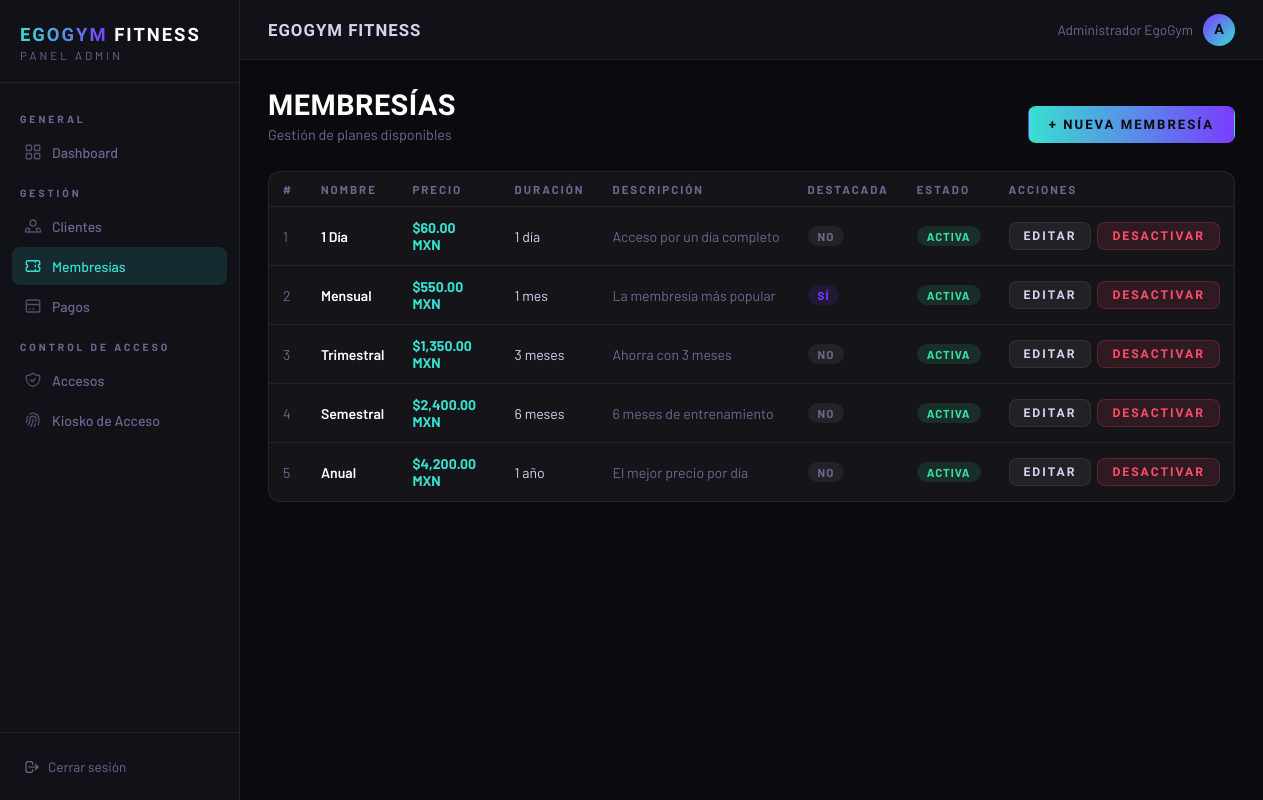
Page /sistema/admin/membresias.php (signed in) on the committed database.
### tables this page shows
CREATE TABLE IF NOT EXISTS membresias (
  id              INT UNSIGNED  NOT NULL AUTO_INCREMENT,
  nombre          VARCHAR(100)  NOT NULL,
  precio          DECIMAL(10,2) NOT NULL,
  duracion_dias   INT UNSIGNED  NOT NULL COMMENT 'días que dura la membresía',
  descripcion     TEXT          DEFAULT NULL,
  beneficios      TEXT          DEFAULT NULL COMMENT 'JSON array de bullets',
  activa          TINYINT(1)    NOT NULL DEFAULT 1,
  destacada       TINYINT(1)    NOT NULL DEFAULT 0 COMMENT 'aparece como recomendada',
  stripe_price_id VARCHAR(100)  DEFAULT NULL COMMENT 'precio en Stripe (opcional)',
  created_at      DATETIME      NOT NULL DEFAULT CURRENT_TIMESTAMP,
  PRIMARY KEY (id)
);

### sistema/includes/functions.php (called while the page is built, shortened)
<?php
function db(): PDO {
    static $pdo = null;
    if ($pdo === null) {
        $dsn = sprintf(
            'mysql:host=%s;port=%s;dbname=%s;charset=%s',
            DB_HOST, DB_PORT, DB_NAME, DB_CHARSET
        );
        $options = [
            PDO::ATTR_ERRMODE            => PDO::ERRMODE_EXCEPTION,
            PDO::ATTR_DEFAULT_FETCH_MODE => PDO::FETCH_ASSOC,
            PDO::ATTR_EMULATE_PREPARES   => false,
        ];
        try {
            $pdo = new PDO($dsn, DB_USER, DB_PASS, $options);
        } catch (PDOException $e) {
            http_response_code(500);
            die('Error de conexión a la base de datos.');
        }
    }
    return $pdo;
}
function h(string $s): string {
    return htmlspecialchars($s, ENT_QUOTES | ENT_SUBSTITUTE, 'UTF-8');
}
function csrf_token(): string {
    return $_SESSION['csrf_token'];
}
function fmt_precio(float $monto): string {
    return '$' . number_format($monto, 2) . ' MXN';
}
function dias_texto(int $dias): string {
    return match(true) {
        $dias === 1   => '1 día',
        $dias <= 7    => $dias . ' días',
        $dias <= 31   => '1 mes',
        $dias <= 92   => '3 meses',
        $dias <= 186  => '6 meses',
        $dias <= 366  => '1 año',
        default       => $dias . ' días',
    };
}

### sistema/admin/membresias.php (the view, shortened to what this page needs)
<?php
require_once __DIR__ . '/../includes/functions.php';
$membresias = db()->query("SELECT * FROM membresias ORDER BY precio ASC")->fetchAll();
?>
<!DOCTYPE html>
<html lang="es">
<head>
<link rel="stylesheet" href="../assets/css/sistema.css"/>
</head>
<body>
<div class="shell">
  <?php include __DIR__ . '/partials/sidebar.php'; ?>
  <div class="main">
    <?php include __DIR__ . '/partials/topbar.php'; ?>
    <div class="content">
      <div class="page-header" style="display:flex;justify-content:space-between;align-items:flex-end;flex-wrap:wrap;gap:12px">
        <div>
          <h1>Membresías</h1>
          <p>Gestión de planes disponibles</p>
        </div>
        <a href="membresia_form.php" class="btn btn-primary">+ Nueva membresía</a>
      </div>
      <div class="card">
        <div class="table-wrap">
          <table>
            <thead>
              <tr>
                <th>#</th>
                <th>Nombre</th>
                <th>Precio</th>
                <th>Duración</th>
                <th>Descripción</th>
                <th>Destacada</th>
                <th>Estado</th>
                <th>Acciones</th>
              </tr>
            </thead>
            <tbody>
              <?php foreach ($membresias as $m): ?>
                <tr>
                  <td style="color:var(--muted)"><?= $m['id'] ?></td>
                  <td style="font-weight:600;color:var(--white)"><?= h($m['nombre']) ?></td>
                  <td style="color:var(--tq);font-weight:700"><?= fmt_precio((float)$m['precio']) ?></td>
                  <td><?= h(dias_texto((int)$m['duracion_dias'])) ?></td>
                  <td style="max-width:200px;white-space:nowrap;overflow:hidden;text-overflow:ellipsis;color:var(--muted)">
                    <?= h($m['descripcion'] ?? '—') ?>
                  </td>
                  <td>
                    <?= $m['destacada'] ? '<span class="badge badge-pu">Sí</span>' : '<span class="badge badge-muted">No</span>' ?>
                  </td>
                  <td>
                    <?= $m['activa']
                      ? '<span class="badge badge-success">Activa</span>'
                      : '<span class="badge badge-danger">Inactiva</span>'
                    ?>
                  </td>
                  <td>
                    <div style="display:flex;gap:6px">
                      <a href="membresia_form.php?id=<?= $m['id'] ?>" class="btn btn-ghost btn-sm">Editar</a>
                      <a href="membresias.php?toggle=<?= $m['id'] ?>&csrf=<?= h(csrf_token()) ?>"
                         class="btn btn-sm <?= $m['activa'] ? 'btn-danger' : 'btn-outline' ?>"
                         onclick="return confirm('¿Confirmar cambio de estado?')">
                        <?= $m['activa'] ? 'Desactivar' : 'Activar' ?>
                      </a>
                    </div>
                  </td>
                </tr>
              <?php endforeach; ?>
            </tbody>
          </table>
        </div>
      </div>
    </div>
  </div>
</div>
</body>
</html>

### sistema/admin/partials/sidebar.php (shortened to what this page needs)
<?php
$current = basename($_SERVER['PHP_SELF']);
?>
<aside class="sidebar" id="sidebar">
  <div class="sidebar-logo">
      <a href="<?= APP_URL ?>/../../index.php"><em>EGOGYM</em> FITNESS</a>
    <span>Panel Admin</span>
  </div>
  <nav class="sidebar-nav">
    <span class="nav-section">General</span>
    <a href="dashboard.php" class="<?= $current === 'dashboard.php' ? 'active' : '' ?>">
      <svg class="icon" fill="none" viewBox="0 0 24 24" stroke="currentColor" stroke-width="1.8"><rect x="3" y="3" width="7" height="7" rx="1"/><rect x="14" y="3" width="7" height="7" rx="1"/><rect x="3" y="14" width="7" height="7" rx="1"/><rect x="14" y="14" width="7" height="7" rx="1"/></svg>
      Dashboard
    </a>
    <span class="nav-section">Gestión</span>
    <a href="clientes.php" class="<?= in_array($current, ['clientes.php','cliente_form.php','cliente_detalle.php','asignar_plan.php']) ? 'active' : '' ?>">
      <svg class="icon" fill="none" viewBox="0 0 24 24" stroke="currentColor" stroke-width="1.8"><path stroke-linecap="round" stroke-linejoin="round" d="M17 20h5v-2a3 3 0 00-5.356-1.857M17 20H7m10 0v-2c0-.768-.293-1.47-.773-2M7 20H2v-2a3 3 0 015.356-1.857M7 20v-2c0-.768.293-1.47.773-2M12 12a4 4 0 100-8 4 4 0 000 8z"/></svg>
      Clientes
    </a>
    <a href="membresias.php" class="<?= in_array($current, ['membresias.php','membresia_form.php']) ? 'active' : '' ?>">
      <svg class="icon" fill="none" viewBox="0 0 24 24" stroke="currentColor" stroke-width="1.8"><path stroke-linecap="round" stroke-linejoin="round" d="M15 5v2m0 4v2m0 4v2M5 5a2 2 0 00-2 2v3a2 2 0 110 4v3a2 2 0 002 2h14a2 2 0 002-2v-3a2 2 0 110-4V7a2 2 0 00-2-2H5z"/></svg>
      Membresías
    </a>
    <a href="pagos.php" class="<?= $current === 'pagos.php' ? 'active' : '' ?>">
      <svg class="icon" fill="none" viewBox="0 0 24 24" stroke="currentColor" stroke-width="1.8"><path stroke-linecap="round" stroke-linejoin="round" d="M3 10h18M7 16h1m4 0h1M5 20h14a2 2 0 002-2V6a2 2 0 00-2-2H5a2 2 0 00-2 2v12a2 2 0 002 2z"/></svg>
      Pagos
    </a>
    <span class="nav-section">Control de Acceso</span>
    <a href="accesos.php" class="<?= $current === 'accesos.php' ? 'active' : '' ?>">
      Accesos
    </a>
    <a href="kiosko.php" class="<?= $current === 'kiosko.php' ? 'active' : '' ?>" target="_blank" title="Abre en nueva pestaña — modo pantalla completa">
      Kiosko de Acceso
    </a>
  </nav>
  <div class="sidebar-footer">
    <a href="logout.php">
      <svg style="width:16px;height:16px" fill="none" viewBox="0 0 24 24" stroke="currentColor" stroke-width="1.8"><path stroke-linecap="round" stroke-linejoin="round" d="M17 16l4-4m0 0l-4-4m4 4H7m6 4v1a3 3 0 01-3 3H6a3 3 0 01-3-3V7a3 3 0 013-3h4a3 3 0 013 3v1"/></svg>
      Cerrar sesión
    </a>
  </div>
</aside>

### sistema/admin/partials/topbar.php (shortened to what this page needs)
<header class="topbar">
  <div style="display:flex;align-items:center;gap:12px">
    <span class="topbar-title"><?= APP_NAME ?></span>
  </div>
  <div class="topbar-user">
    <span><?= h($_SESSION['admin_nombre'] ?? '') ?></span>
    <div class="topbar-avatar" style="background:linear-gradient(135deg,var(--pu),var(--tq))">
      <?= strtoupper(substr($_SESSION['admin_nombre'] ?? 'A', 0, 1)) ?>
    </div>
  </div>
</header>

### rows in the picture
membresias: id "1", nombre "1 Día", precio "$60.00 MXN", duracion_dias "1 día", descripcion "Acceso por un día completo", destacada "NO", activa "ACTIVA"
membresias: id "2", nombre "Mensual", precio "$550.00 MXN", duracion_dias "1 mes", descripcion "La membresía más popular", destacada "SÍ", activa "ACTIVA"
membresias: id "3", nombre "Trimestral", precio "$1,350.00 MXN", duracion_dias "3 meses", descripcion "Ahorra con 3 meses", destacada "NO", activa "ACTIVA"
membresias: id "4", nombre "Semestral", precio "$2,400.00 MXN", duracion_dias "6 meses", descripcion "6 meses de entrenamiento", destacada "NO", activa "ACTIVA"
membresias: id "5", nombre "Anual", precio "$4,200.00 MXN", duracion_dias "1 año", descripcion "El mejor precio por día", destacada "NO", activa "ACTIVA"

### other values in the picture
APP_NAME "EGOGYM FITNESS"
$_SESSION['admin_nombre'] "Administrador EgoGym"
substr($_SESSION['admin_nombre'] ?? 'A', 0, 1) "A"
